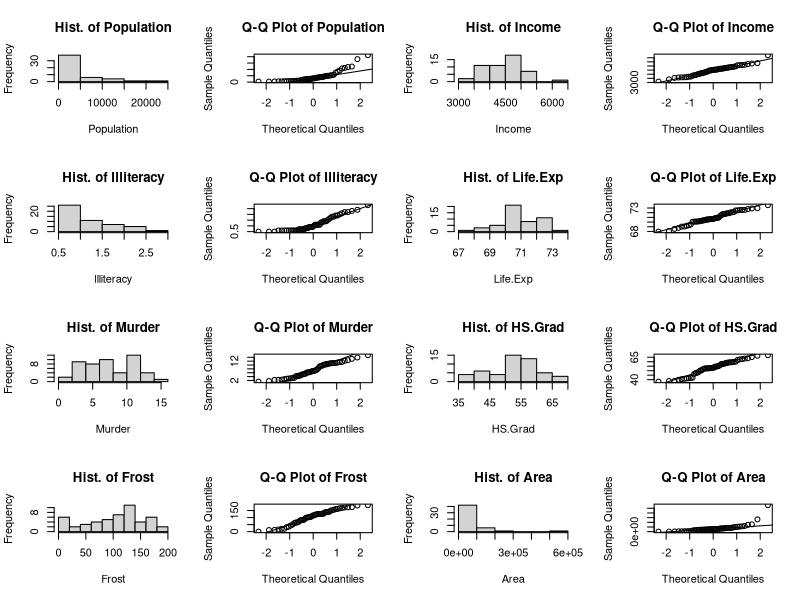
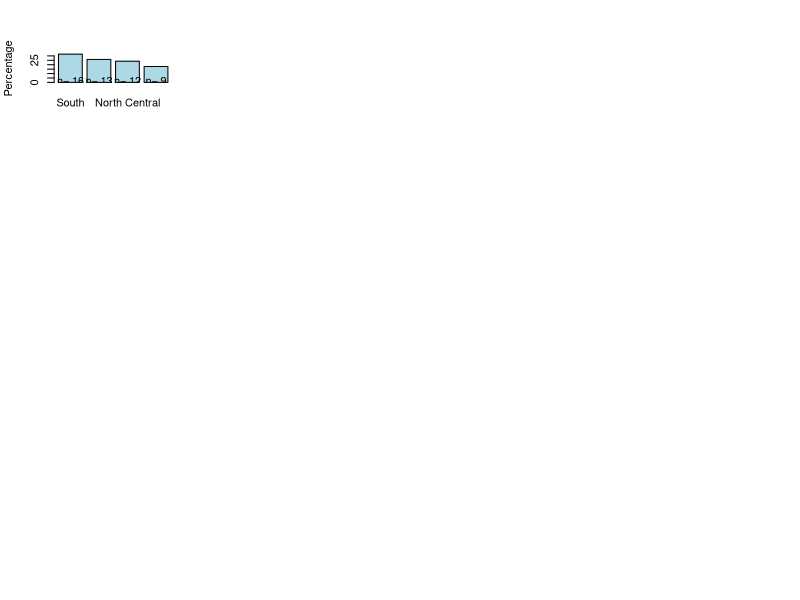
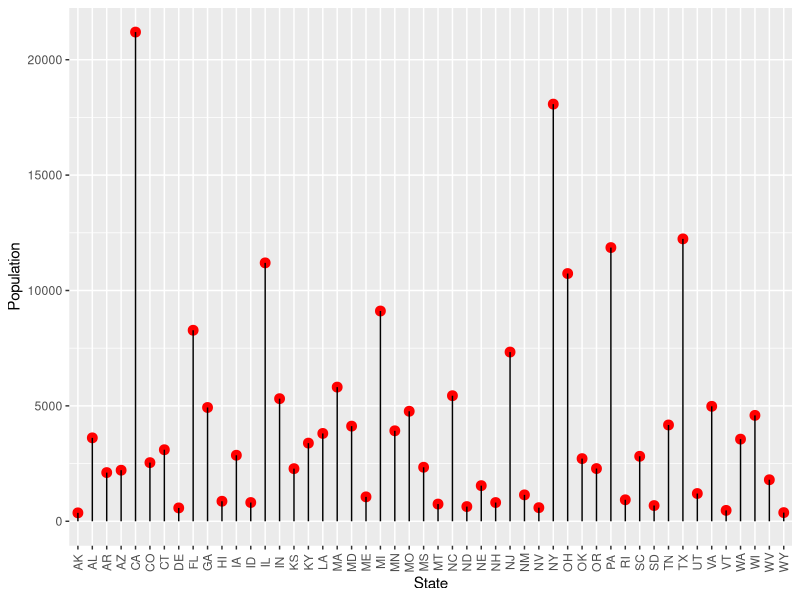
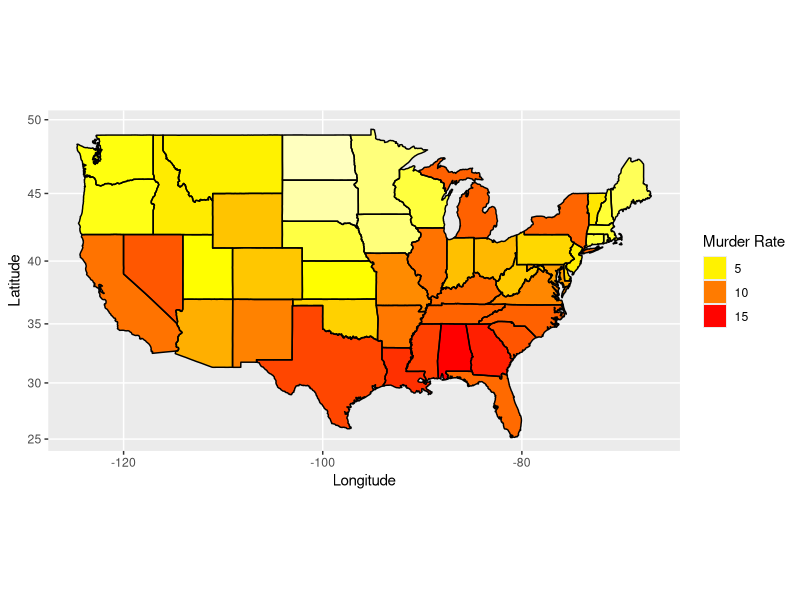
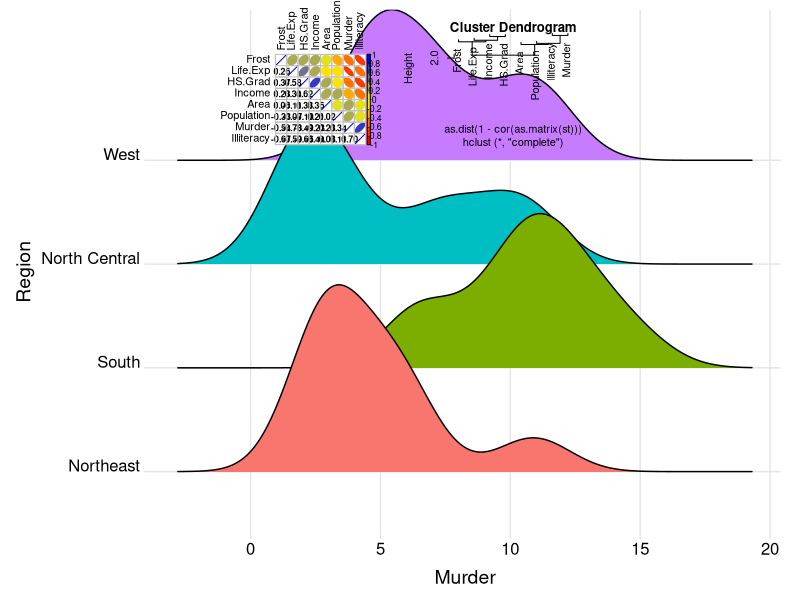
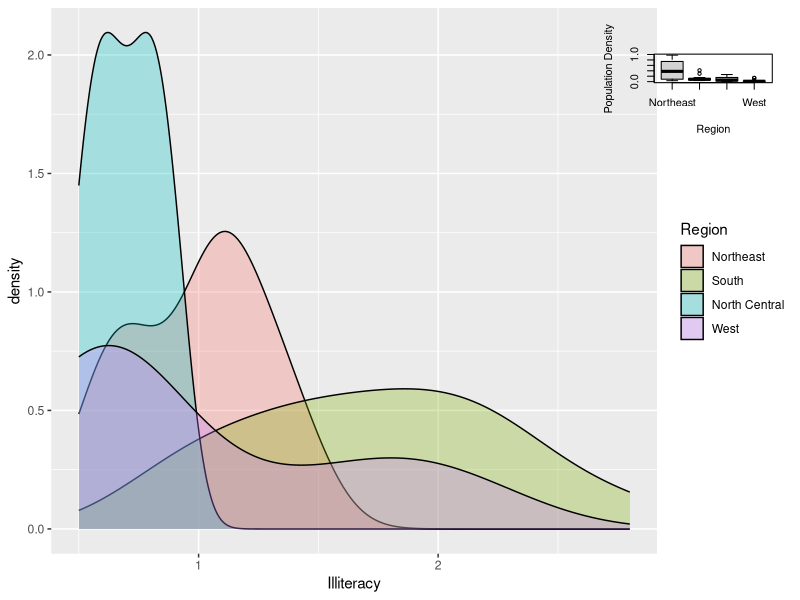
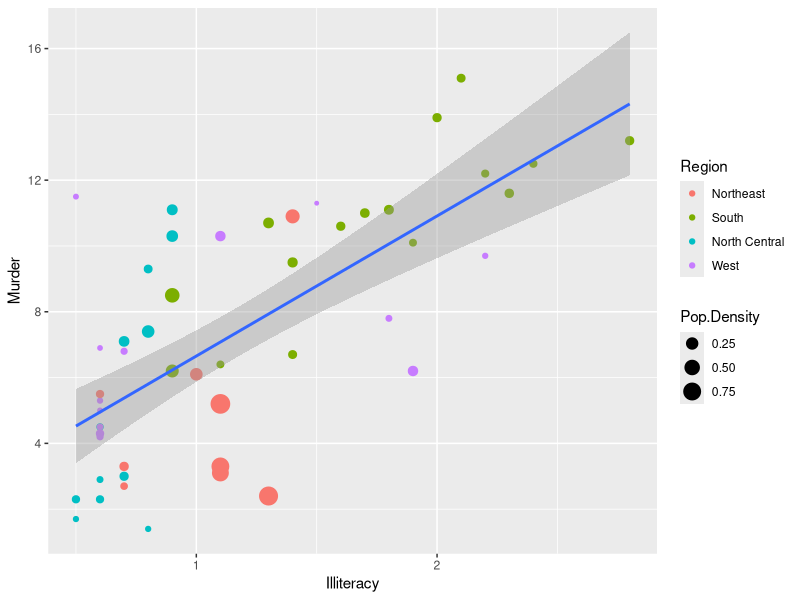
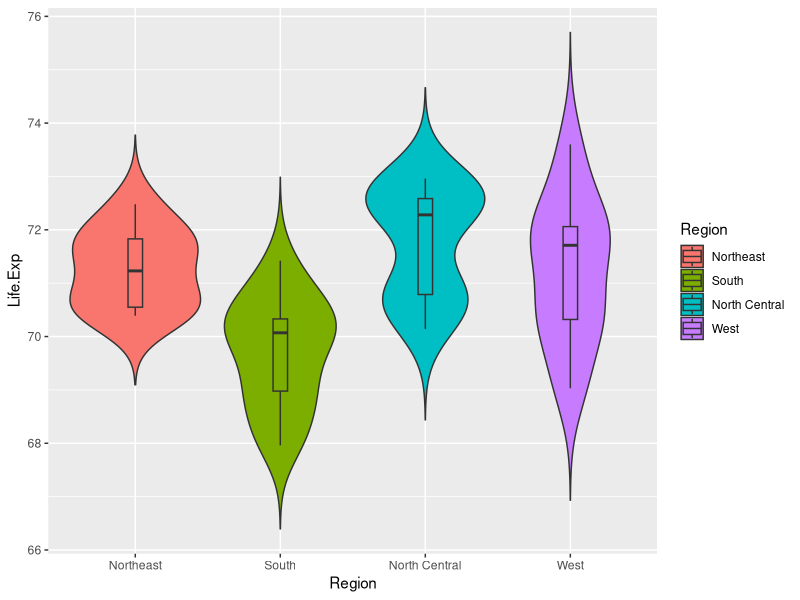

Here is the R script that generated these plots, in order:
## ---- chunk 1
tem <- data.frame(state.x77)               # Transform matrix into data frame
sta <- cbind(state.abb, tem, state.region) # Combine the three data sets
colnames(sta)[1] <- "State"                # Rename first column
colnames(sta)[10] <- "Region"              # Rename the 10th column
head(sta)
str(sta)
summary(sta)
## ---- chunk 2
a <- colnames(sta)[2:9] # Pick up all numeric columns/variables according to the names 
par(mfrow = c(4, 4))    # Layout outputs in 4 rows and 4 columns
for (i in 1:length(a)){ 
  sub = sta[a[i]][, 1]   # Extract corresponding variable a[i] in sta
  hist(sub, main = paste("Hist. of", a[i], sep = " "), xlab = a[i])
  qqnorm(sub, main = paste("Q-Q Plot of", a[i], sep = " ")) #
  qqline(sub)           # Add a QQ plot line. 
 
   if (i == 1) {
     s.t <- shapiro.test(sub) # Normality test for population
   } else {
     s.t <- rbind(s.t, shapiro.test(sub)) # Bind a new test result to previous row
 }
}
s.t <- s.t[, 1:2]       # Take the first two columns of shapiro.test result
s.t <- cbind(a, s.t)    # Add variable name for the result
s.t
## ---- chunk 3
counts <- sort(table(sta$Region), decreasing = TRUE)  # Number of states in each region
percentages <- 100 * counts / length(sta$Region)      
barplot(percentages, ylab = "Percentage", col = "lightblue") 
text(x=seq(0.7, 5, 1.2), 2, paste("n=", counts))      # Add count to each bar
## ---- chunk 4
library(ggplot2)
ggplot(sta, aes(x = State, y = Population)) +
  geom_point(size = 3, color = "red") + 
  geom_segment(aes(x = State, xend = State, y = 0, yend = Population)) +
  theme(axis.text.x = element_text(angle = 90, vjust = 0.5)) # Rotate axis label
## ---- chunk 5
library(maps)
sta$region <- tolower(state.name)  # Lowercase states' names
states <- map_data("state")        # Extract state data
map <- merge(states, sta, by = "region", all.x = T)  # Merge states and state.x77 data
map <- map[order(map$order), ]     # Must order first
ggplot(map, aes(x = long, y = lat, group = group)) +  
  geom_polygon(aes(fill = Murder)) +   
  geom_path() + 
  scale_fill_gradientn(colours = rev(heat.colors(10))) +
  coord_map() +
  labs(x = "Longitude", y = "Latitude") +
  guides(fill = guide_legend(title = "Murder Rate"))   
## ---- chunk 6
library(ggridges)
ggplot(sta, aes(x = Murder, y = Region, fill = Region)) +
  geom_density_ridges() +
  theme_ridges() +                                 # No color on backgroud
  theme(legend.position = "none",                  # No show legend
        axis.title.x = element_text(hjust = 0.5),  # x axis title in the center
        axis.title.y = element_text(hjust = 0.5))  # y axis title in the center
## ---- chunk 7
st <- sta[, 2:9] # Take numeric variables as goal matrix
library(ellipse) 
library(corrplot)
corMatrix <- cor(as.matrix(st)) # Calculate correlation matrix
col <- colorRampPalette(c("red", "yellow", "blue"))  # 3 colors to represent coefficients -1 to 1.
corrplot.mixed(corMatrix, order = "AOE", lower = "number", lower.col = "black", 
               number.cex = .8, upper = "ellipse",  upper.col = col(10), 
               diag = "u", tl.pos = "lt", tl.col = "black") # Mix plots of "number" and "ellipse"
## ---- chunk 8
plot(hclust(as.dist(1 - cor(as.matrix(st)))))  # Hierarchical clustering
## ---- chunk 9
ggplot(sta, aes(x = Illiteracy, fill = Region)) + geom_density(alpha = 0.3)
## ---- chunk 10
sta$Pop.Density <- sta$Population / sta$Area
boxplot(sta$Pop.Density ~ sta$Region, xlab = "Region", ylab = "Population Density")
model <- aov(sta$Pop.Density ~ sta$Region, sta)
summary(model)
## ---- chunk 11
ggplot(sta, aes(x = Illiteracy, y = Murder)) + 
  geom_point(aes(size = Pop.Density, color = Region)) + 
  geom_smooth(method = 'lm',formula = y ~ x)  # Add regression line
## ---- chunk 12
ggplot(sta, aes(x = Region, y = Life.Exp, fill = Region)) + 
  geom_violin(trim = FALSE) + 
  geom_boxplot(width = 0.1)
## ---- chunk 13
library(dplyr)
# Group income into IncomeType first
sta.income <- sta %>% 
  mutate(IncomeType = factor(ifelse(Income < 3500, "Under3500",  
                             ifelse(Income < 4000 & Income >= 3500, "3500-4000",
                               ifelse(Income < 4500 & Income >= 4000, "4000-4500",
                                 ifelse(Income < 5000 & Income >= 4500, "4500-5000", 
                                   "Above5000"))))))
ggplot(sta.income, aes(x = Murder, y = Life.Exp)) + 
  geom_point(aes(shape = IncomeType, color = Region, size = HS.Grad)) + 
  geom_smooth(method = 'lm', formula = y ~ x)
## ---- chunk 14
library(gplots)
st.matrix <- as.matrix(st)    # Transfer the data frame to matrix
s <- apply(st.matrix, 2, function(y) (y - mean(y)) / sd(y))  # Standardize data
a <- heatmap.2(s, 
               col = greenred(75), # Color green red
               density.info = "none", 
               trace = "none", 
               scale = "none", 
               RowSideColors = rainbow(4)[sta$Region],  
               srtCol = 45,        # Column labels at 45 degree
               margins = c(5, 8),  # Bottom and right margins
               lhei = c(5, 15)     # Relative heights of the rows
) 
legend("topright", levels(sta$Region), fill = rainbow(4), cex = 0.8)  # Add legend 
## ---- chunk 15
row.names(st) <- sta$State
stars(st, key.loc = c(13, 1.5), draw.segments = T)   
## ---- chunk 16
pca = prcomp(st, scale = T)  # scale = T to normalize the data
pca
plot(pca)     # Plot the amount of variance each principal components captures
summary(pca)  # Show the importance of the components
percentVar <- round(100 * summary(pca)$importance[2, 1:7], 0) # Compute % variances
percentVar
## ---- chunk 17
library(ggfortify)
row.names(sta) <- sta$State
autoplot(prcomp(st,  scale = T), data = sta, 
         colour = 'Region', shape = FALSE, label = TRUE, label.size = 3.5,
         loadings = TRUE, loadings.colour = 'blue', loadings.label = TRUE, 
         loadings.label.size = 4, loadings.label.colour = 'blue')
## ---- chunk 18
lm.data <- sta[, c(2:6, 9:10)]
# Set region South as reference
lm.data <- within(lm.data, Region <- relevel(Region, ref = "South"))  
model <- lm(Murder ~ .,  data = lm.data)
summary(model)
